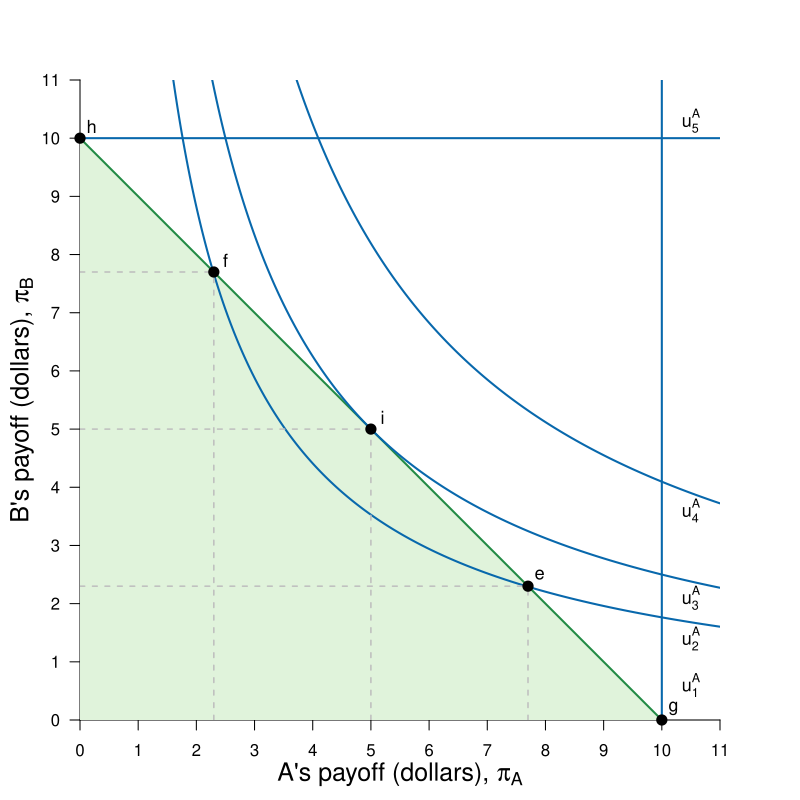

Write R code to recreate this figure.
#Graph Designer: Simon Halliday
#Authors: Bowles, Foley and Halliday
#Title: Microeconomics: Competition, Conflict and Coordination

library(shape)
pdf(file = "constrained_optimization/dictator_core_exam.pdf", width = 8, height = 8)

#Set parameters for graphics
axislabelsize <- 1.5
labelsize <- 1.1
graphlinewidth <- 2
segmentlinewidth <- 1.5

COL <- c("#7fc97f", "#beaed4", "#fdc086", "#ffff99", "#386cb0", "#f0027f", "#bf5b17", "#666666")
COLA <- c("#e0f3db", "#99d8c9","#66c2a4","#41ae76", "#238b45", "#005824")
COLB <- c("#4eb3d3", "#2b8cbe", "#0868ac","#084081")

#Edited the margins to cater for the larger LHS labels
par(mar =  c(4, 4, 4, 4))

ppf <- function(x, slope = 1, bary = 10) {
  bary - slope * x
}

uFn <- function(x, y, alpha = 0.5){
  ((x)^alpha)*(y^(1-alpha))
}

indiffA <- function(x, ubar = uFn(8,2) - 1, alpha = 0.3) {
  (ubar/ ((x)^alpha))^(1/ (1 - alpha))
}

ylims <- c(0, 11)
xlims <- c(0, 11)

npts <- 501 
x <- seq(xlims[1], xlims[2], length.out = npts)
y <- seq(ylims[1], ylims[2], length.out = npts) 
a <- c(uFn(5, 5) - 0.8, uFn(5, 5), uFn(5, 5) + 1.4) #alpha = 0.4

plot(0, 0, xlim = xlims, ylim = ylims, type = "n",
     xlab = expression(paste("")),
     ylab = expression(paste("")), 
     xaxt = "n", 
     yaxt = "n", 
     cex.lab = axislabelsize, 
     bty = "n", 
     xaxs="i", 
     yaxs="i"
)


# ticksy <- seq(from = 0, to = ylims[2], by = 1)
# ylabels <- seq(from = 0, to = ylims[2], by = 1)
ticksx <- seq(from = 0, to = xlims[2], by = 1)
xlabels <- seq(from = 0, to = xlims[2], by = 1)
ticksy <- seq(from = 0, to = ylims[2], by = 1)
ylabels <- seq(from = 0, to = ylims[2], by = 1)
# ticksx <- c(xlims[1], 5.25, 8.944272, xlims[2])
# xlabels <- c(NA, expression(paste(x,"*")), expression(paste(bar(x))), NA)

axis(1, at = ticksx, pos = 0, labels = xlabels)
axis(2, at = ticksy, pos = 0, labels = ylabels, las = 1)

npts <- 500 
xx1 <- seq(xlims[1], xlims[2], length.out = npts)
xx2 <- seq(0, xlims[2], length.out = npts)
xx3 <- seq(xlims[1], 0, length.out = npts)
xx4 <- seq(-11, 0, length.out = npts)

#Draw the polygon for shading the feasible set
xpoly1 <- seq(from = xlims[1], 10, length.out = 500)
ypoly1 <- ppf(xpoly1)
polygon(x = c(0, xpoly1, 0),
        y = c(0, ypoly1, 0),
        col=COLA[1], density=NULL, border = NA)

#Draw the graphs
lines(xx1, ppf(xx1), col = COLA[5], lwd = graphlinewidth)

#Label the feasible frontier
text(16, 3, expression("Feasible Frontier"), cex = labelsize)
Arrows(16, 3.1, 16, 3.9, col = "black", lty = 1, lwd = 2, arr.type = "triangle", arr.lwd = 0.5)

contour(x, y, 
        outer(x, y, uFn),
        drawlabels = FALSE,
        col = COLB[3],
        lwd = graphlinewidth,
        levels = a, 
        xaxs="i", 
        yaxs="i", 
        add = TRUE)

#Axis labels

mtext(expression(paste("A's payoff (dollars), ", pi[A])), side = 1, line = 2.5, cex = axislabelsize)
text(-1, 0.5*ylims[2], expression(paste("B's payoff (dollars), ", pi[B])), xpd = TRUE, cex = axislabelsize, srt = 90) 

#Add mrs = mrt at i
#text(5, 6.5, expression(paste(mrs == mrt)), cex = labelsize)
#Arrows(5, 6.3, 5, 5.3, col = "black", lty = 1, lwd = 2, arr.type = "triangle", arr.lwd = 0.5)

#Label the indifference curves
text(10.5, 1.4, expression(u[2]^A), cex = labelsize)
text(10.5, 2.1, expression(u[3]^A), cex = labelsize)
text(10.5, 3.6, expression(u[4]^A), cex = labelsize)
text(10.5, 0.6, expression(u[1]^A), cex = labelsize)
text(10.5, 10.3, expression(u[5]^A), cex = labelsize)

#Annotate max u point on feasible frontier
text(5.2, ppf(5) + 0.2, expression(paste(i)), cex = labelsize)
segments(5, 0, 5, ppf(x = 5), lty = 2, col = "gray", lwd = segmentlinewidth)
segments(0, ppf(x = 5), 5, ppf(x = 5), lty = 2, col = "gray", lwd = segmentlinewidth)
points(5, ppf(x = 5), pch = 16, col = "black", cex = 1.5)

text(2.3+0.2, ppf(2.3) + 0.2, expression(paste(f)), cex = labelsize)
segments(2.3, 0, 2.3, ppf(x = 2.3), lty = 2, col = "gray", lwd = segmentlinewidth)
segments(0, ppf(x = 2.3), 2.3, ppf(x = 2.3), lty = 2, col = "gray", lwd = segmentlinewidth)
points(2.3, ppf(x = 2.3), pch = 16, col = "black", cex = 1.5)


text(7.7+0.2, ppf(7.7) + 0.2, expression(paste(e)), cex = labelsize)
segments(7.7, 0, 7.7, ppf(x = 7.7), lty = 2, col = "gray", lwd = segmentlinewidth)
segments(0, ppf(x = 7.7), 7.7, ppf(x = 7.7), lty = 2, col = "gray", lwd = segmentlinewidth)
points(7.7, ppf(x = 7.7), pch = 16, col = "black", cex = 1.5)

segments(0, 10, xlims[2], 10, lty = 1, col = COLB[3], lwd = graphlinewidth)
segments(10, 0, 10, ylims[2], lty = 1, col = COLB[3], lwd = graphlinewidth)


text(10.2, 0.2, expression(paste(g)), cex = labelsize)
# segments(7, 0, 7, ppf(x = 7), lty = 2, col = "gray", lwd = segmentlinewidth)
# segments(0, ppf(x = 7), 7, ppf(x = 7), lty = 2, col = "gray", lwd = segmentlinewidth)
points(10, 0, pch = 16, col = "black", cex = 1.5, xpd = NA)

text(0.2, 10.2, expression(paste(h)), cex = labelsize)
# segments(7, 0, 7, ppf(x = 7), lty = 2, col = "gray", lwd = segmentlinewidth)
# segments(0, ppf(x = 7), 7, ppf(x = 7), lty = 2, col = "gray", lwd = segmentlinewidth)
points(0, 10, pch = 16, col = "black", cex = 1.5, xpd = NA)



dev.off()
